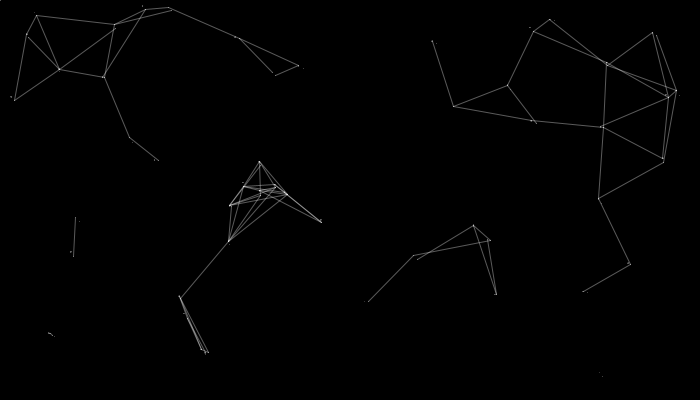
Frame 1 (no input)
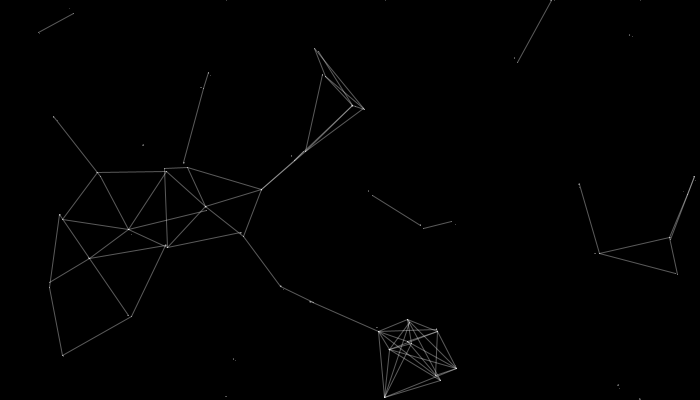
Frame 60 (the mouse pressed at the canvas centre just before this capture)
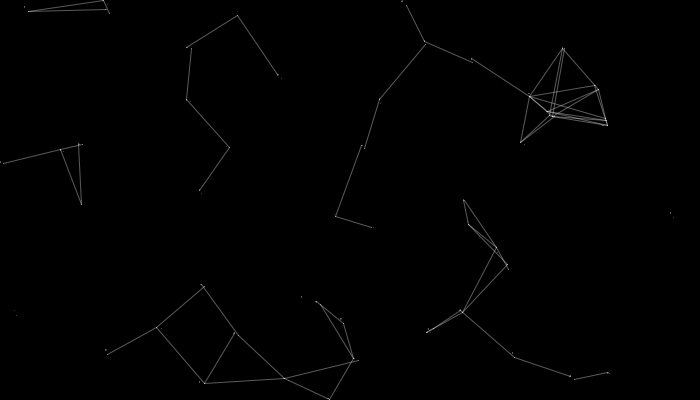
Frame 120 (the mouse held since frame 60 and released just before this capture)

The Processing sketch that drew these frames (run headless with seeded random() and noise(); from frame 60 on, the mouse is pressed at the canvas centre):

// Processing sketch: processing_36032
// ── processing_36032.pde

//////////////////////////////////////////  
int amountlines = 50;      
float speed = 5;
float c_size = 0.5;

float[] pointsX = new float[1000];          
float[] pointsY = new float[1000];          
float[] x = new float[1000];          
float[] y = new float[1000]; 
//////////////////////////////////////////  

void setup() {

  size(700, 400);
  smooth();
  frameRate(10);
 
 
  for (int a = 0; a < amountlines; a++) {
    pointsX[a] = random(0, 700);         
    pointsY[a] = random(0, 400);         
    x[a] = pointsX[a];                    
    y[a] = pointsY[a]; 
  }
}
  
void draw(){
   background(0);
   
   float pull = 3;
   

  for (int a = 0; a < amountlines+1; a++) {
    fill(255,80);
    ellipse(x[a],y[a],c_size,c_size); 
    x[a] = x[a] + random(speed);
    y[a] = y[a] + random(speed);
  
  if (mousePressed == true)
  {  
   if (mouseButton == LEFT)
    {
      if(x[a] < mouseX){
      x[a] += pull;
    }
    else if(x[a] > mouseX){
    x[a] -= pull;
  }
 if (y[a] < mouseY){
 y[a] += pull;
 }
else if (y[a] > mouseY){
 y[a] -= pull;
} 
  }
    
    if (mouseButton == RIGHT)
    {
     if(x[a] > mouseX){
      x[a] += pull;
    }
    else if(x[a] < mouseX){
    x[a] -= pull;
  }
 if (y[a] > mouseY){
 y[a] += pull;
 }
else if (y[a] < mouseY){
 y[a] -= pull;
} 
    }
  }
  
    if(x[a] > width) {
      x[a] = 0;
    }
    if(y[a] > height) {
      y[a] = 0;
      
    }
  
stroke(255,90);
    
    for (int b = a; b < amountlines; b++) {
      if (dist(x[b], y[b], x[a], y[a]) < 80) {
        line(x[b], y[b], x[a], y[a]);
      }
    }
  
  }
}
